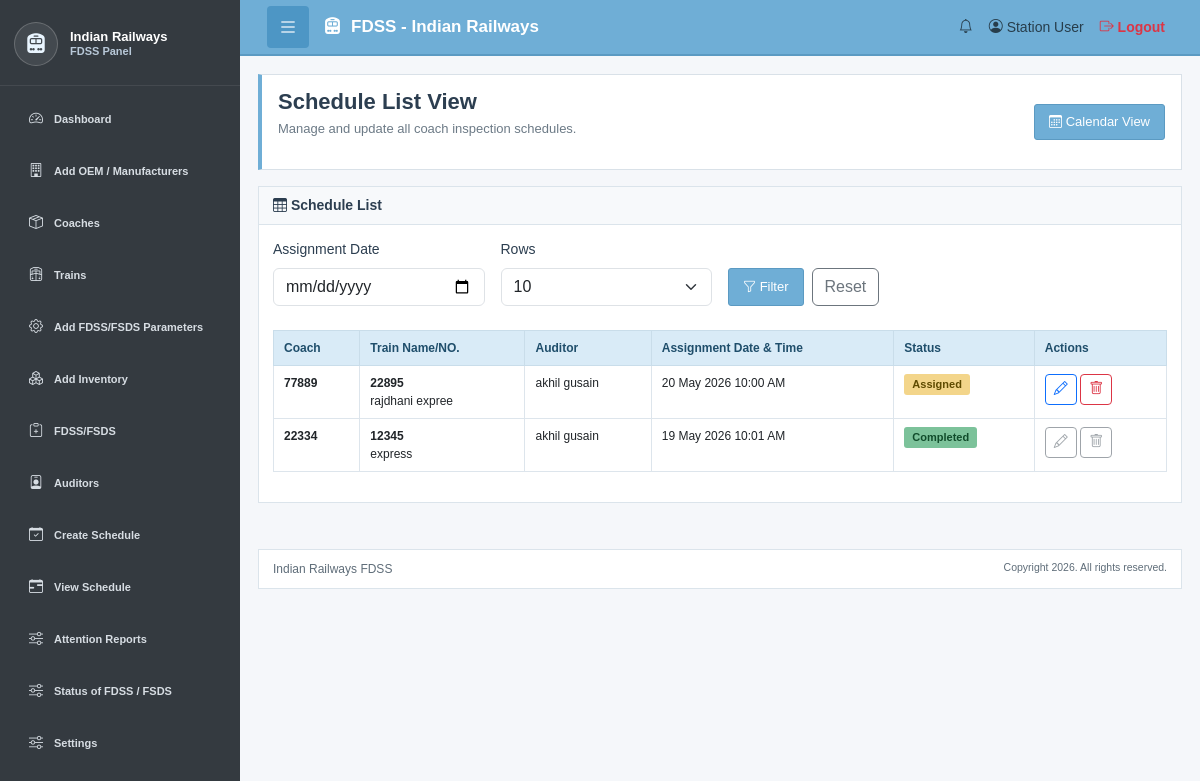
The app's page /schedule-list-view.php (signed in), older data.
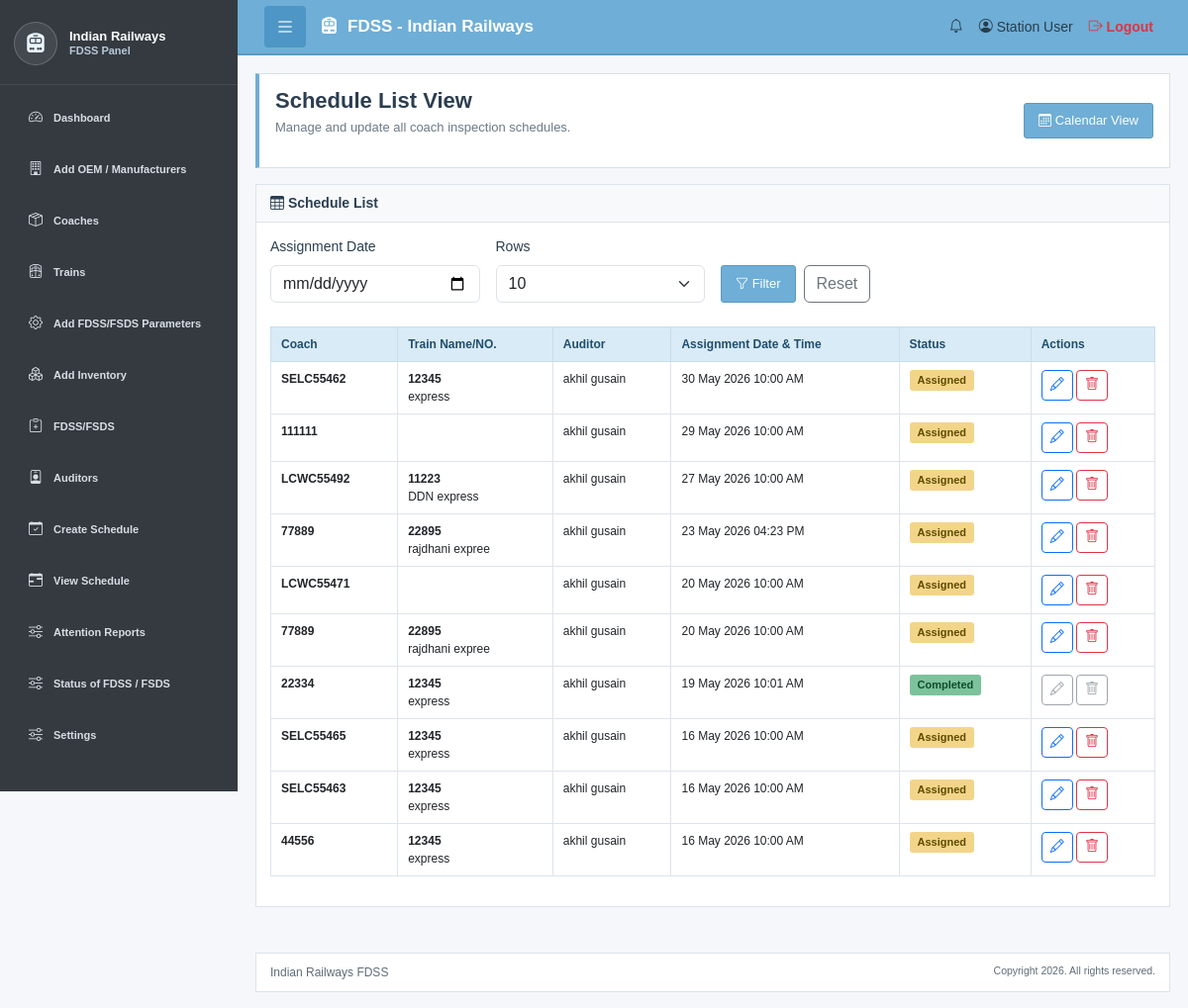
The same page, newer data.
### tables this page shows
CREATE TABLE `fdss_coach_schedule` (
  `schedule_id` int(11) NOT NULL,
  `coach_id` int(11) NOT NULL,
  `train_info_id` bigint(20) DEFAULT NULL,
  `last_inspection_date` date DEFAULT NULL,
  `next_due_date` date DEFAULT NULL,
  `status` enum('Pending','Assigned','Completed') DEFAULT 'Pending',
  `auditor_id` int(11) DEFAULT NULL,
  `assignment_date_time` datetime DEFAULT NULL,
  `Inspection_Type` varchar(255) DEFAULT NULL,
  `priority` enum('Normal','High') DEFAULT 'Normal',
  `special_remarks` text DEFAULT NULL,
  `created_at` timestamp NULL DEFAULT current_timestamp(),
  `updated_at` timestamp NULL DEFAULT current_timestamp() ON UPDATE current_timestamp(),
  `user_id` int(11) NOT NULL,
  `schedule_status` int(11) NOT NULL DEFAULT 0
);

CREATE TABLE `fdss_train_coach` (
  `coach_id` int(11) NOT NULL,
  `train_info_id` varchar(10) DEFAULT NULL,
  `coach_no` varchar(50) NOT NULL,
  `Type` varchar(20) DEFAULT NULL,
  `coach_type` varchar(100) DEFAULT NULL,
  `user_id` int(11) NOT NULL,
  `coach_status` enum('Detached','Intact') NOT NULL DEFAULT 'Intact',
  `status` enum('Active','Inactive') DEFAULT 'Active',
  `next_inspection_date` date DEFAULT NULL,
  `created_at` timestamp NULL DEFAULT current_timestamp(),
  `updated_at` timestamp NULL DEFAULT current_timestamp() ON UPDATE current_timestamp(),
  `schedule_status` int(11) NOT NULL DEFAULT 0 COMMENT 'O means coach is free 1 means cach work is progress'
);

CREATE TABLE `fdss_train_information` (
  `train_info_id` bigint(20) NOT NULL,
  `user_id` int(11) NOT NULL,
  `train_no` varchar(50) NOT NULL,
  `train_name` varchar(150) NOT NULL,
  `No_of_Coach` int(11) DEFAULT NULL,
  `status` enum('Active','Inactive') DEFAULT 'Active',
  `created_at` timestamp NULL DEFAULT current_timestamp(),
  `updated_at` timestamp NULL DEFAULT current_timestamp() ON UPDATE current_timestamp()
);

CREATE TABLE `fdss_users` (
  `user_id` int(11) NOT NULL,
  `user_name` varchar(150) NOT NULL,
  `user_code` varchar(50) DEFAULT NULL,
  `username` varchar(100) NOT NULL,
  `email` varchar(150) NOT NULL,
  `password_hash` varchar(255) NOT NULL,
  `full_name` varchar(150) DEFAULT NULL,
  `phone` varchar(20) DEFAULT NULL,
  `designation` varchar(100) DEFAULT NULL,
  `address` text DEFAULT NULL,
  `role` enum('SUPER_ADMIN','ADMIN','ORG_ADMIN','ORG_USER','AUDITOR') NOT NULL DEFAULT 'ORG_ADMIN',
  `station_id` int(11) DEFAULT NULL,
  `start_date` date DEFAULT NULL,
  `end_date` date DEFAULT NULL,
  `status` enum('Active','Inactive') DEFAULT 'Active',
  `created_by_user_id` int(11) DEFAULT NULL,
  `created_at` timestamp NULL DEFAULT current_timestamp(),
  `updated_at` timestamp NULL DEFAULT current_timestamp() ON UPDATE current_timestamp()
);

### schedule-list-view.php (called while the page is built)
<?php
require_once 'schedule-list.php';
?>

### schedule-list.php (the view, shortened to what the rows shown need)
<?php
require_once 'config/db.php';
$user_id = (int) $_SESSION['user_id'];
$current_page = basename($_SERVER['SCRIPT_NAME']);
$list_view_only = $current_page === 'schedule-list-view.php';
function e($value)
{
    return htmlspecialchars((string)$value, ENT_QUOTES, 'UTF-8');
}
$message = '';
$selected_rows_per_page = $_GET['rows_per_page'] ?? '10';
$schedule_limit = $selected_rows_per_page === 'all'
    ? null
    : (int) $selected_rows_per_page;
$schedule_uses_coach_id = false;
$schedule_column_check = $conn->query("SHOW COLUMNS FROM fdss_coach_schedule LIKE 'coach_id'");
if ($schedule_column_check && $schedule_column_check->num_rows > 0) {
    $schedule_uses_coach_id = true;
}
$schedule_uses_coach_no = false;
$schedules = [];
$where_clause = "WHERE s.user_id = ?";
$bind_types = "i";
$bind_values = [$user_id];
if ($schedule_uses_coach_id) {
    $coach_no_select = $schedule_uses_coach_no
        ? "COALESCE(c.coach_no, s.coach_no) AS coach_no"
        : "c.coach_no";
    $query = "SELECT
                s.schedule_id,
                s.coach_id,
                $coach_no_select,
                COALESCE(s.train_info_id, c.train_info_id) AS train_info_id,
                s.last_inspection_date,
                s.status,
                s.assignment_date_time,
                u.user_name,
                u.full_name,
                u.user_id AS auditor_user_id,
                t.train_no,
                t.train_name
              FROM fdss_coach_schedule s
              LEFT JOIN fdss_train_coach c
                ON c.coach_id = s.coach_id
                AND c.user_id = s.user_id
              LEFT JOIN fdss_users u
                ON u.user_id = s.auditor_id
              LEFT JOIN fdss_train_information t
                ON t.train_info_id = COALESCE(s.train_info_id, c.train_info_id)
              $where_clause
              ORDER BY s.assignment_date_time DESC, s.schedule_id DESC";
}
if ($schedule_limit !== null) {
    $query .= " LIMIT ?";
    $bind_types .= "i";
    $bind_values[] = $schedule_limit;
}
$stmt = $conn->prepare($query);
if ($stmt) {
    $bind_references = [];
    foreach ($bind_values as $key => $value) {
        $bind_references[$key] = &$bind_values[$key];
    }
    $stmt->bind_param($bind_types, ...$bind_references);
    $stmt->execute();
    $result = $stmt->get_result();
    while ($row = $result->fetch_assoc()) {
        $schedules[] = $row;
    }
} elseif ($message === '') {
    $message = "Schedule Fetch SQL Error: " . $conn->error;
    $message_type = "danger";
}
?>
<!DOCTYPE html>
<html lang="en">
<head>
    <link href="https://cdnjs.cloudflare.com/ajax/libs/bootstrap/5.3.0/css/bootstrap.min.css"
          rel="stylesheet">
    <link href="https://cdnjs.cloudflare.com/ajax/libs/bootstrap-icons/1.11.0/font/bootstrap-icons.min.css"
          rel="stylesheet">
    <link href="assets/css/styles.css"
          rel="stylesheet">
</head>
<body>
<div class="sidebar-container">
<main class="main-content">
    <div class="page-header">
        <div>
            <h1>
                <?php echo $list_view_only ? 'Schedule List View' : 'Inspection Schedule List'; ?>
            </h1>
        </div>
    </div>
    <?php if ($list_view_only): ?>
    <div class="content-card" id="scheduleListView">
        <div class="card-body">
            <div class="table-wrapper">
                <table class="table table-hover">
                    <thead>
                    <tr>
                        <th>Coach</th>
                        <th>Train Name/NO.</th>
                        <th>Auditor</th>
                        <th>Assignment Date & Time</th>
                        <th>Status</th>
                        <th>Actions</th>
                    </tr>
                    </thead>
                    <tbody>
                    <?php if (empty($schedules)): ?>
                        <tr>
                            <td colspan="6"
                                class="text-center text-muted py-4">
                                No schedules found.
                            </td>
                        </tr>
                    <?php else: ?>
                        <?php foreach ($schedules as $schedule): ?>
                            <?php $is_completed = $schedule['status'] === 'Completed'; ?>
                            <tr>
                                <td>
                                    <strong>
                                        <?php echo e($schedule['coach_no']); ?>
                                    </strong>
                                </td>
                                <td>
                                    <strong>
                                        <?php echo e($schedule['train_no']); ?>
                                    </strong>
                                    <br>
                                    <?php echo e($schedule['train_name']); ?>
                                </td>
                                <td>
                                    <?php
                                    echo e(
                                        !empty($schedule['full_name'])
                                        ? $schedule['full_name']
                                        : $schedule['user_name']
                                    );
                                    ?>
                                </td>
                                <td>
                                    <?php
                                    echo $schedule['assignment_date_time']
                                        ? date('d M Y h:i A', strtotime($schedule['assignment_date_time']))
                                        : '-';
                                    ?>
                                </td>
                                <td>
                                    <?php
                                    $status_class = 'badge-warning';
                                    if ($schedule['status'] === 'Completed') {
                                        $status_class = 'badge-success';
                                    }
                                    ?>
                                    <span class="badge <?php echo $status_class; ?>">
                                        <?php echo e($schedule['status']); ?>
                                    </span>
                                </td>
                                <td>
                                    <?php if ($is_completed): ?>
                                        <button
                                            class="btn btn-sm btn-outline-secondary"
                                            title="Completed schedule cannot be edited"
                                            disabled>
                                            <i class="bi bi-pencil"></i>
                                        </button>
                                        <button
                                            class="btn btn-sm btn-outline-secondary"
                                            title="Completed schedule cannot be deleted"
                                            disabled>
                                            <i class="bi bi-trash"></i>
                                        </button>
                                    <?php else: ?>
                                    <button
                                        class="btn btn-sm btn-outline-primary"
                                        onclick="editSchedule(
                                            '<?php echo e($schedule['schedule_id']); ?>',
                                            '<?php echo e($schedule['auditor_user_id']); ?>',
                                            '<?php echo e($schedule['assignment_date_time']); ?>',
                                            '<?php echo e($schedule['status']); ?>'
                                        )"
                                        data-bs-toggle="modal"
                                        data-bs-target="#editModal">
                                        <i class="bi bi-pencil"></i>
                                    </button>
                                    <button
                                        class="btn btn-sm btn-outline-danger"
                                        onclick="deleteSchedule(
                                            '<?php echo e($schedule['schedule_id']); ?>',
                                            '<?php echo e($schedule['coach_no']); ?>',
                                            '<?php echo e($schedule['train_info_id']); ?>'
                                        )">
                                        <i class="bi bi-trash"></i>
                                    </button>
                                    <?php endif; ?>
                                </td>
                            </tr>
                        <?php endforeach; ?>
                    <?php endif; ?>
                    </tbody>
                </table>
            </div>
        </div>
    </div>
    <?php endif; ?>
</main>
</div>
</body>
</html>

Row changes from the older to the newer data that the page shows:
added fdss_coach_schedule: coach.coach_no "SELC55462", train_info.train_no "12345", train_info.train_name "express", auditor.user_name "akhil gusain", assignment_date_time "30 May 2026 10:00 AM", status "Assigned"
added fdss_coach_schedule: coach.coach_no "111111", auditor.user_name "akhil gusain", assignment_date_time "29 May 2026 10:00 AM", status "Assigned"
added fdss_coach_schedule: coach.coach_no "LCWC55492", train_info.train_no "11223", train_info.train_name "DDN express", auditor.user_name "akhil gusain", assignment_date_time "27 May 2026 10:00 AM", status "Assigned"
added fdss_coach_schedule: coach.coach_no "77889", train_info.train_no "22895", train_info.train_name "rajdhani expree", auditor.user_name "akhil gusain", assignment_date_time "23 May 2026 04:23 PM", status "Assigned"
added fdss_coach_schedule: coach.coach_no "LCWC55471", auditor.user_name "akhil gusain", assignment_date_time "20 May 2026 10:00 AM", status "Assigned"
added fdss_coach_schedule: coach.coach_no "SELC55465", train_info.train_no "12345", train_info.train_name "express", auditor.user_name "akhil gusain", assignment_date_time "16 May 2026 10:00 AM", status "Assigned"
added fdss_coach_schedule: coach.coach_no "SELC55463", train_info.train_no "12345", train_info.train_name "express", auditor.user_name "akhil gusain", assignment_date_time "16 May 2026 10:00 AM", status "Assigned"
added fdss_coach_schedule: coach.coach_no "44556", train_info.train_no "12345", train_info.train_name "express", auditor.user_name "akhil gusain", assignment_date_time "16 May 2026 10:00 AM", status "Assigned"
